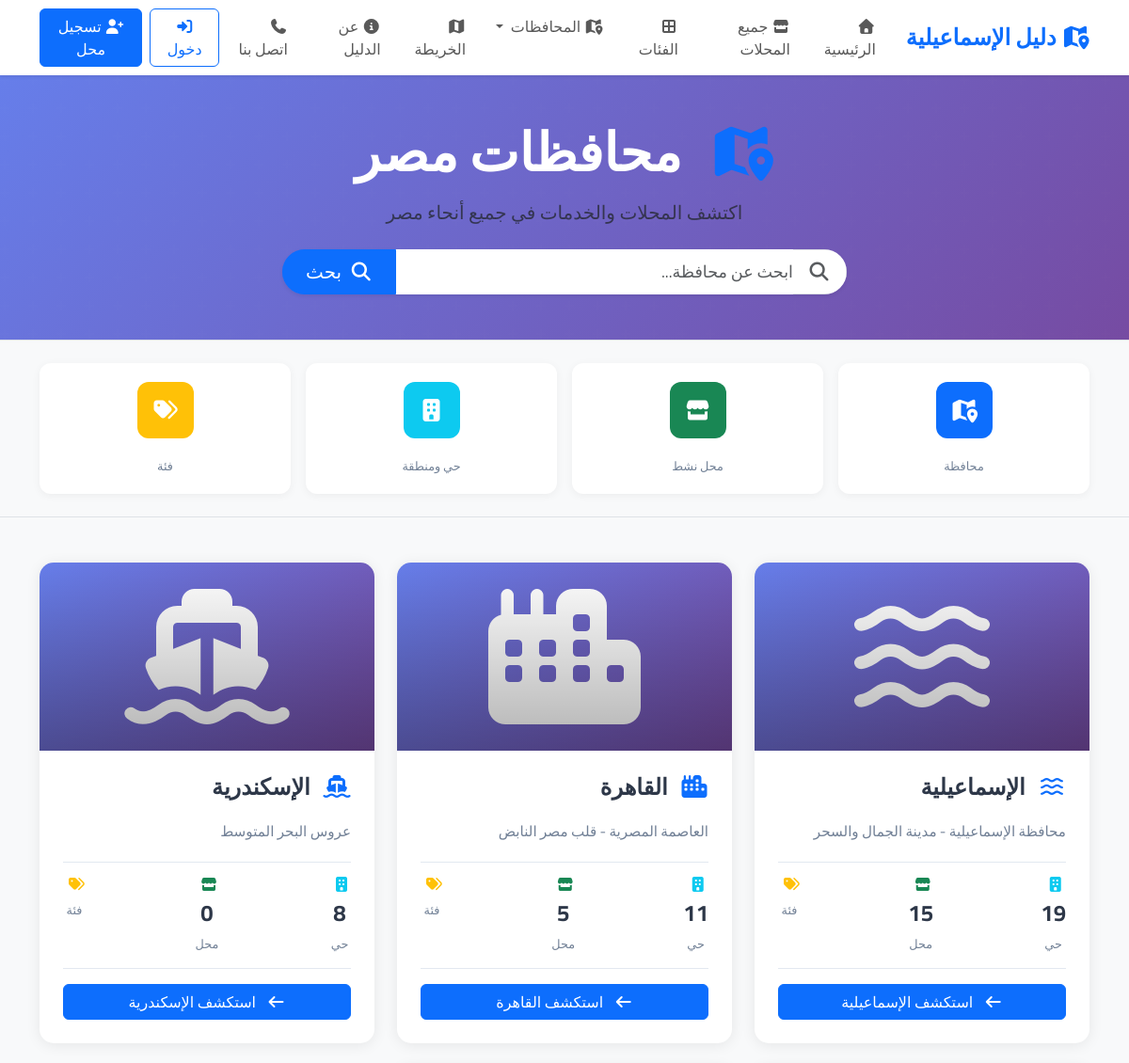
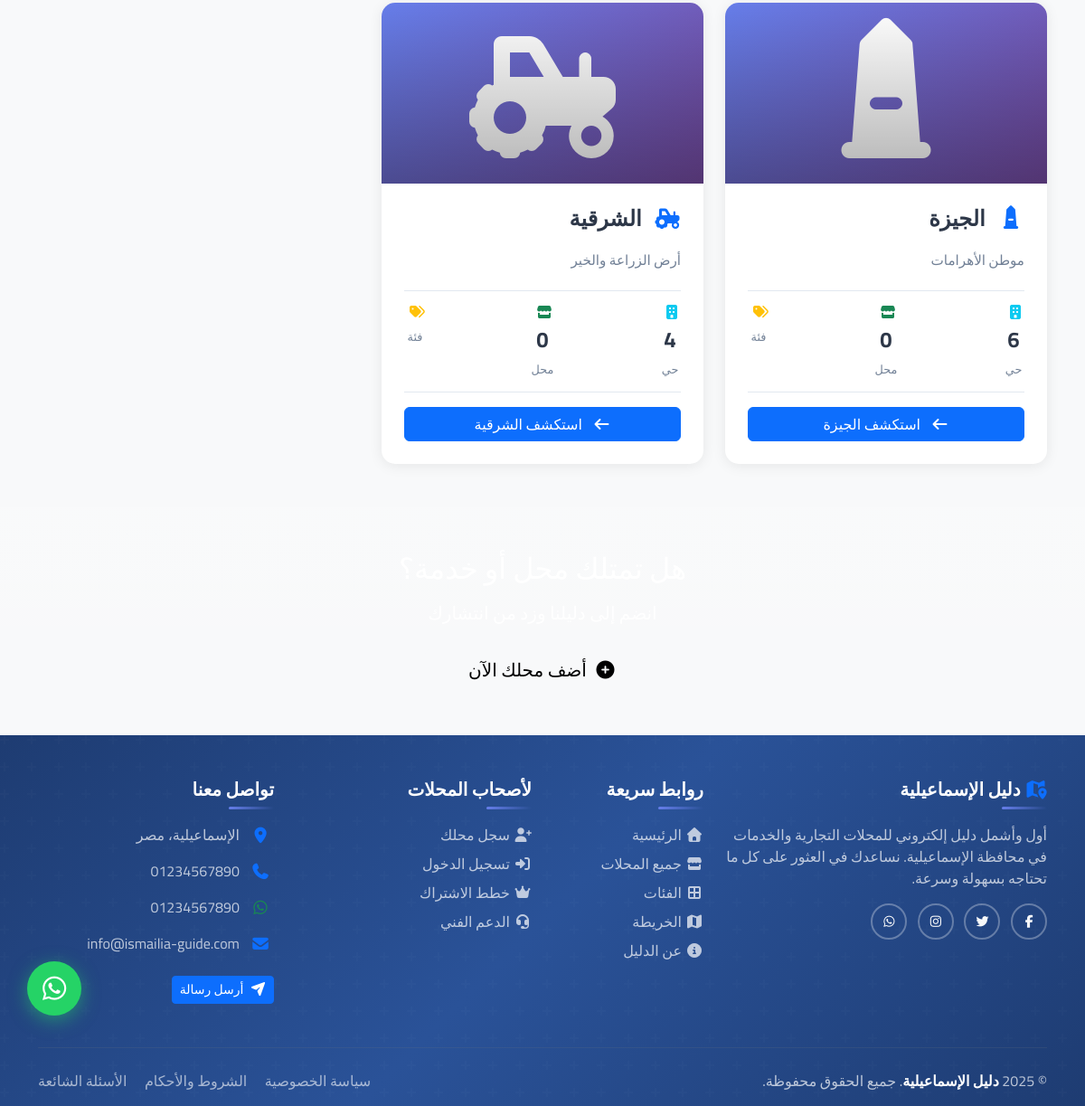
The app's page /governorates/ with its own data (2 pictures, top to bottom).
### directory/models.py (models this page shows, shortened)
class Governorate(models.Model):
    name = models.CharField(
        max_length=100,
        unique=True,
        verbose_name='اسم المحافظة',
        help_text='مثال: الإسماعيلية، الشرقية، بورسعيد',
        db_index=True
    )
    slug = models.SlugField(
        max_length=100,
        unique=True,
        blank=True,
        allow_unicode=True,
        verbose_name='الرابط'
    )
    description = models.TextField(
        blank=True,
        verbose_name='الوصف',
        help_text='معلومات عن المحافظة (اختياري)'
    )
    icon = models.CharField(
        max_length=50,
        blank=True,
        default='fas fa-city',
        verbose_name='أيقونة Font Awesome',
        help_text='مثال: fas fa-city'
    )
    image = models.ImageField(
        upload_to='governorates/%Y/%m/',
        blank=True,
        null=True,
        verbose_name='صورة المحافظة',
        help_text='صورة تمثيلية للمحافظة (اختياري)'
    )
    is_active = models.BooleanField(
        default=True,
        verbose_name='نشط',
        help_text='إلغاء التفعيل يخفي المحافظة من الموقع'
    )
    order = models.IntegerField(
        default=0,
        verbose_name='الترتيب',
        help_text='رقم أصغر = يظهر أولاً'
    )
    created_at = models.DateTimeField(
        auto_now_add=True,
        verbose_name='تاريخ الإنشاء'
    )
    updated_at = models.DateTimeField(
        auto_now=True,
        verbose_name='تاريخ التحديث'
    )
    class Meta:
        verbose_name = 'محافظة'
        verbose_name_plural = 'المحافظات'
        ordering = ['order', 'name']
        indexes = [
            models.Index(fields=['slug']),
            models.Index(fields=['is_active', 'order']),
        ]

### directory/views.py (the view)
# urls.py: path('governorates/', views.governorates_view, name='governorates'),
def governorates_view(request):
    governorates = Governorate.objects.filter(
        is_active=True
    ).annotate(
        district_count=Count('district', filter=Q(district__is_active=True)),  # ✅ مفرد
        business_count=Count(
            'district__business',  # ✅ مفرد
            filter=Q(
                district__business__is_active=True,
                district__business__is_verified=True
            )
        )
    ).order_by('order', 'name')
    context = {
        'governorates': governorates,
        'page_title': 'المحافظات',
        'page_description': 'تصفح المحلات والخدمات حسب المحافظة',
    }
    return render(request, 'directory/governorates.html', context)

### accounts/context_processors.py (called while the page is built, shortened)
def admin_stats(request):
    if not request.user.is_authenticated or not (request.user.is_staff or request.user.is_superuser):
        return {}

### directory/context_processors.py (called while the page is built)
def seo_defaults(request):
    return {
        'seo': {
            'site_name': getattr(settings, 'SITE_NAME', 'دليل الإسماعيلية'),
            'title': 'دليل الإسماعيلية - دليل شامل للمحلات والخدمات',
            'description': 'دليل شامل للمحلات التجارية والخدمات في الإسماعيلية والمحافظات المجاورة',
            'keywords': 'الإسماعيلية، دليل، محلات، خدمات، مطاعم، صيدليات',
        'navbar_categories': Category.objects.filter(
            is_active=True
        ).order_by('order', 'name')[:8],
        'navbar_governorates': Governorate.objects.filter(
            is_active=True
        ).order_by('order', 'name'),
        'total_categories': Category.objects.filter(is_active=True).count(),
        'total_governorates': Governorate.objects.filter(is_active=True).count(),
        'total_districts': District.objects.filter(is_active=True).count(),
    }
        }

def navbar_context(request):
    navbar_governorates = Governorate.objects.filter(
        is_active=True
    ).annotate(
        business_count=Count(
            'district__business',
            filter=Q(
                district__business__is_active=True,
                district__business__is_verified=True
            ),
            distinct=True
        )
    ).order_by('order', 'name')[:6]
    pending_businesses_count = 0
    pending_reviews_count = 0  # ← صفر مؤقتاً
    if request.user.is_authenticated and (request.user.is_staff or request.user.is_superuser):
        pending_businesses_count = Business.objects.filter(is_verified=False).count()
    return {
        'navbar_governorates': navbar_governorates,
        'pending_businesses_count': pending_businesses_count,
        'pending_reviews_count': pending_reviews_count,
    }

### directory/converters.py (called while the page is built)
    def to_url(self, value):
        return str(value)

### templates/directory/governorates.html (shortened to what this page needs)
{% extends 'base.html' %}
{% load static %}
{% block content %}
<section class="governorates-hero">
    <div class="container">
        <div class="row align-items-center py-5">
            <div class="col-lg-8 mx-auto text-center">
                <h1 class="display-4 fw-bold mb-3">
                    <i class="fas fa-map-marked-alt text-primary me-3"></i>
                    محافظات مصر
                </h1>
                <p class="lead text-muted mb-4">
                    اكتشف المحلات والخدمات في جميع أنحاء مصر
                </p>
                <form method="get" class="search-form">
                    <div class="input-group input-group-lg shadow-sm">
                        <span class="input-group-text bg-white border-end-0">
                            <i class="fas fa-search text-muted"></i>
                        </span>
                        <input type="text"
                               name="search"
                               class="form-control border-start-0 ps-0"
                               placeholder="ابحث عن محافظة..."
                               value="{{ search_query }}">
                        <button class="btn btn-primary px-4" type="submit">
                            <i class="fas fa-search me-2"></i>بحث
                        </button>
                    </div>
                </form>
            </div>
        </div>
    </div>
</section>
<section class="stats-section bg-light py-4">
    <div class="container">
        <div class="row g-3 text-center">
            <div class="col-lg-3 col-md-6">
                <div class="stat-box">
                    <div class="stat-icon bg-primary">
                        <i class="fas fa-map-marked-alt"></i>
                    </div>
                    <p class="stat-label">محافظة</p>
                </div>
            </div>
            <div class="col-lg-3 col-md-6">
                <div class="stat-box">
                    <div class="stat-icon bg-success">
                        <i class="fas fa-store"></i>
                    </div>
                    <p class="stat-label">محل نشط</p>
                </div>
            </div>
            <div class="col-lg-3 col-md-6">
                <div class="stat-box">
                    <div class="stat-icon bg-info">
                        <i class="fas fa-building"></i>
                    </div>
                    <p class="stat-label">حي ومنطقة</p>
                </div>
            </div>
            <div class="col-lg-3 col-md-6">
                <div class="stat-box">
                    <div class="stat-icon bg-warning">
                        <i class="fas fa-tags"></i>
                    </div>
                    <p class="stat-label">فئة</p>
                </div>
            </div>
        </div>
    </div>
</section>
<section class="governorates-section py-5">
    <div class="container">
        {% if governorates %}
        <div class="row g-4">
            {% for gov in governorates %}
            <div class="col-lg-4 col-md-6">
                <div class="governorate-card">
                    <div class="card-image-wrapper">
                        {% if gov.image %}
                        <img src="{{ gov.image.url }}" alt="{{ gov.name }}" class="card-image">
                        {% else %}
                        <div class="card-image-placeholder">
                            <i class="{{ gov.icon|default:'fas fa-city' }} fa-3x"></i>
                        </div>
                        {% endif %}
                        <div class="card-overlay"></div>
                    </div>
                    <div class="card-body">
                        <div class="d-flex align-items-start justify-content-between mb-3">
                            <div>
                                <h3 class="card-title mb-1">
                                    <i class="{{ gov.icon|default:'fas fa-city' }} text-primary me-2"></i>
                                    {{ gov.name }}
                                </h3>
                            </div>
                        </div>
                        {% if gov.description %}
                        <p class="card-description">{{ gov.description|truncatewords:15 }}</p>
                        {% endif %}
                        <div class="card-stats">
                            <div class="stat-item">
                                <i class="fas fa-building text-info me-1"></i>
                                <span class="stat-value">{{ gov.district_count }}</span>
                                <span class="stat-label">حي</span>
                            </div>
                            <div class="stat-item">
                                <i class="fas fa-store text-success me-1"></i>
                                <span class="stat-value">{{ gov.business_count }}</span>
                                <span class="stat-label">محل</span>
                            </div>
                            <div class="stat-item">
                                <i class="fas fa-tags text-warning me-1"></i>
                                <span class="stat-label">فئة</span>
                            </div>
                        </div>
                        <a href="{% url 'governorate_detail' gov.slug %}" class="btn btn-primary w-100 mt-3">
                            <i class="fas fa-arrow-left me-2"></i>
                            استكشف {{ gov.name }}
                        </a>
                    </div>
                </div>
            </div>
            {% endfor %}
        </div>
        {% endif %}
    </div>
</section>
<section class="cta-section bg-gradient py-5">
    <div class="container">
        <div class="row align-items-center">
            <div class="col-lg-8 mx-auto text-center text-white">
                <h2 class="mb-3">هل تمتلك محل أو خدمة؟</h2>
                <p class="lead mb-4">انضم إلى دليلنا وزد من انتشارك</p>
                <a href="{% url 'register' %}" class="btn btn-light btn-lg px-5">
                    <i class="fas fa-plus-circle me-2"></i>أضف محلك الآن
                </a>
            </div>
        </div>
    </div>
</section>
{% endblock %}

### static/css/style.css (style rules this page uses)
body, h1, h2, h3, h4, h5, h6, p, a, button, input, textarea, select, label, span, div { font-family: 'Cairo', sans-serif; }
body { background-color: #f8f9fa; min-height: 100vh; display: flex; flex-direction: column; }

### static/css/animations.css (style rules this page uses)
html { scroll-behavior: smooth; }

### templates/base.html (style rules this page uses)
* { font-family: 'Cairo', sans-serif; }
html { scroll-behavior: smooth; height: 100%; }
body { min-height: 100%; display: flex; flex-direction: column; background-color: #f8f9fa; margin: 0; padding: 0; }

### templates/includes/navbar.html (style rules this page uses)
.btn { transition: all 0.3s ease; }

### templates/directory/governorates.html (style rules this page uses)
.governorates-hero { background: linear-gradient(135deg, #667eea 0%, #764ba2 100%); color: white; position: relative; overflow: hidden; }
.governorates-hero::before { content: ''; position: absolute; top: 0; left: 0; right: 0; bottom: 0; opacity: 0.1; }
.search-form .input-group { max-width: 600px; margin: 0 auto; border-radius: 50px; overflow: hidden; }
.search-form .form-control { border: none; font-size: 1.1rem; }
.stats-section { border-top: 1px solid #dee2e6; border-bottom: 1px solid #dee2e6; }
.stat-box { background: white; padding: 20px; border-radius: 12px; box-shadow: 0 2px 10px rgba(0,0,0,0.05); transition: all 0.3s ease; }
.stat-icon { width: 60px; height: 60px; border-radius: 12px; display: inline-flex; align-items: center; justify-content: center; color: white; font-size: 1.5rem; margin-bottom: 15px; }
.stat-label { color: #718096; margin: 0; font-size: 0.95rem; }
.governorate-card { background: white; border-radius: 15px; overflow: hidden; box-shadow: 0 2px 15px rgba(0,0,0,0.08); transition: all 0.3s ease; height: 100%; display: flex; flex-direction: column; }
.card-image-wrapper { position: relative; height: 200px; overflow: hidden; background: linear-gradient(135deg, #667eea 0%, #764ba2 100%); }
.card-image-placeholder { width: 100%; height: 100%; display: flex; align-items: center; justify-content: center; color: white; font-size: 3rem; }
.card-overlay { position: absolute; top: 0; left: 0; right: 0; bottom: 0; background: linear-gradient(to bottom, transparent 0%, rgba(0,0,0,0.3) 100%); }
.governorate-card .card-body { padding: 25px; flex: 1; display: flex; flex-direction: column; }
.card-title { font-size: 1.5rem; font-weight: 700; color: #2d3748; margin-bottom: 8px; }
.card-description { color: #718096; font-size: 0.95rem; line-height: 1.6; margin-bottom: 20px; }
.card-stats { display: flex; justify-content: space-between; padding: 15px 0; border-top: 1px solid #e2e8f0; border-bottom: 1px solid #e2e8f0; margin-top: auto; }
.stat-item { display: flex; flex-direction: column; align-items: center; gap: 5px; }
.stat-value { font-size: 1.5rem; font-weight: 700; color: #2d3748; }
.stat-label { font-size: 0.8rem; color: #718096; }
.bg-gradient { background: linear-gradient(135deg, #667eea 0%, #764ba2 100%); }

### records on screen
Governorate: name "الإسماعيلية", description "محافظة الإسماعيلية - مدينة الجمال والسحر", district_count "19", business_count "15"
Governorate: name "القاهرة", description "العاصمة المصرية - قلب مصر النابض", district_count "11", business_count "5"
Governorate: name "الإسكندرية", description "عروس البحر المتوسط", district_count "8", business_count "0"
Governorate: name "الجيزة", description "موطن الأهرامات", district_count "6", business_count "0"
Governorate: name "الشرقية", description "أرض الزراعة والخير", district_count "4", business_count "0"
